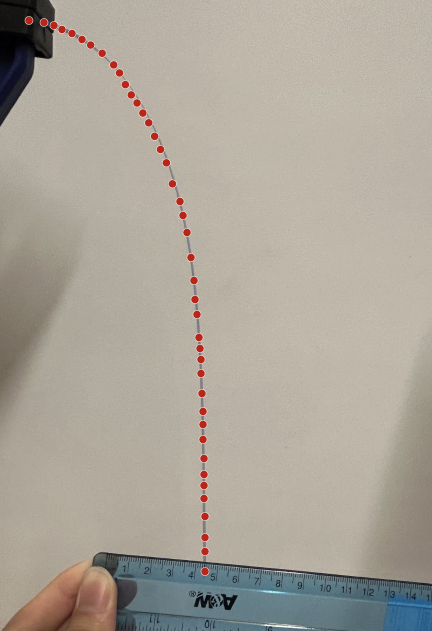
#> input picture pre-process/config_1.png, 864 x 1262 px (shown at 1/2 size)
$ python config_processing.py
#> lines starting #> are read from the running program, lines starting #| are printed output that depends on the picture; after the words box and inside, x2 and y2 are one past the last pixel; in counts of white or black regions, pixels touching at a corner belong together
### Pre-processing pictures
### Using tools on https://automeris.io/ to extract dots along the elastic beams from real-world pictures
### This programs constructs the elastic beam shape from dots and converts it to a Nx2 matrix

import cv2
import numpy as np
from scipy.interpolate import splprep, splev
from scipy.spatial.distance import pdist, squareform

def calculate_median_step(points):
    """
    Calculate the 'normal' distance between adjacent points (median step).
    Used to dynamically set thresholds for different image resolutions.
    """
    if len(points) < 2:
        return 5.0

    sample = points[:200]
    dists = []
    for p in sample:
        ds = np.linalg.norm(points - p, axis=1)
        ds = ds[ds > 0]
        if len(ds) > 0:
            dists.append(np.min(ds))

    if not dists:
        return 5.0

    return np.median(dists)

def get_path_with_angle_check(points, start_index, median_step, max_jump_factor=15.0):
    """
    Path trace with directional constraints.
    1. Allow large jumps
    2. BUT, if a jump is large, the direction must remain consistent.
       (Prevents 90-degree turns).
    """
    path = [points[start_index]]
    unvisited = np.delete(points, start_index, axis=0)

    max_jump_dist = median_step * max_jump_factor
    # Threshold to trigger angle check (e.g., 3x normal step)
    gap_jump_threshold = median_step * 3.0

    while len(unvisited) > 0:
        current_pos = path[-1]
        # Find nearest neighbor
        dists = np.linalg.norm(unvisited - current_pos, axis=1)
        nearest_idx = np.argmin(dists)
        min_dist = dists[nearest_idx]
        candidate_point = unvisited[nearest_idx]
        # 1. Distance hard cutoff
        if min_dist > max_jump_dist:
            break
        # 2. When to stop
        # If jump is large (>3x step), check if direction changes drastically
        if len(path) > 1 and min_dist > gap_jump_threshold:
            prev_pos = path[-2]
            vec_current = current_pos - prev_pos
            vec_next = candidate_point - current_pos
            norm_curr = np.linalg.norm(vec_current)
            norm_next = np.linalg.norm(vec_next)

            if norm_curr > 0 and norm_next > 0:
                # Cosine similarity
                cos_angle = np.dot(vec_current, vec_next) / (norm_curr * norm_next)
                # If angle > 60 deg (cos < 0.5) AND it's a large jump -> Stop
                if cos_angle < 0.5:
                    break
        # Accept point
        path.append(candidate_point)
        unvisited = np.delete(unvisited, nearest_idx, axis=0)

    return np.array(path)

def process_curve_configuration(image_path, real_width_cm, real_height_cm, target_points=50):
    # --- 1. Load and Preprocess ---
#> called with image_path = 'config_1.png', real_width_cm = 5.5, real_height_cm = 20.5, target_points = 50
    img = cv2.imread(image_path)
#> img is the input picture: shape (1262, 864, 3); mean B, G, R 153.4, 164.5, 171
    if img is None:
        raise ValueError(f"Image not found: {image_path}")

    hsv = cv2.cvtColor(img, cv2.COLOR_BGR2HSV)
#> hsv: shape (1262, 864, 3); mean H, S, V 26, 35.5, 173.6
    # Red color masks
    lower1, upper1 = np.array([0, 70, 50]), np.array([10, 255, 255])
    lower2, upper2 = np.array([170, 70, 50]), np.array([180, 255, 255])
    mask = cv2.inRange(hsv, lower1, upper1) | cv2.inRange(hsv, lower2, upper2)
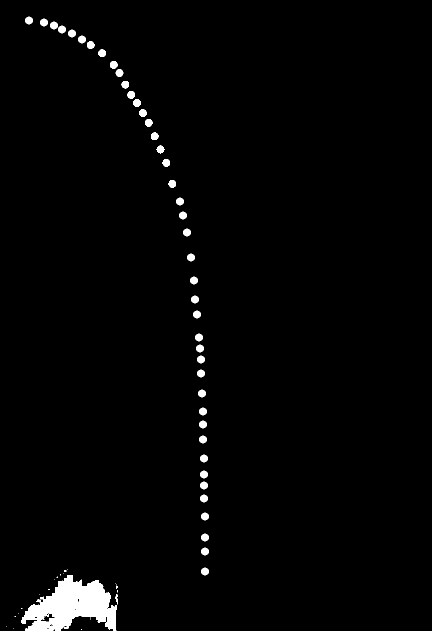
#> mask: shape (1262, 864) (shown at 1/2 size); 1.8% white; 64 white regions (20 under 20 px), largest, box (x1, y1, x2, y2) and area: (42, 1150, 234, 1262) 12143, (220, 122, 235, 137) 183, (255, 182, 270, 197) 183

    # Close gaps
    kernel = np.ones((5,5), np.uint8)
    mask = cv2.morphologyEx(mask, cv2.MORPH_CLOSE, kernel)
#> mask: shape (1262, 864); 1.9% white; 59 white regions (16 under 20 px)
    # Get centroids
    contours, _ = cv2.findContours(mask, cv2.RETR_EXTERNAL, cv2.CHAIN_APPROX_SIMPLE)
#> contours = 59 contours, 16 with area under 20; largest, box (x1, y1, x2, y2) and area: (42, 1150, 234, 1262) 12298, (100, 43, 132, 67) 344, (220, 122, 235, 137) 164, (266, 198, 282, 214) 163, (255, 182, 270, 197) 162
    points = []
    for cnt in contours:
        if cv2.contourArea(cnt) > 5:
            M = cv2.moments(cnt)
            if M["m00"] != 0:
                points.append([M["m10"] / M["m00"], M["m01"] / M["m00"]])
#> this loop made 59 passes
#> cnt on passes 1 to 8: [[162, 1258], [163, 1258]], [[26, 1256]], [[13, 1252]], [[29, 1232], [30, 1233], [30, 1232]], [[36, 1226]], [[43, 1216], [43, 1217], [44, 1216]], [[79, 1189]], [[97, 1178], [96, 1179], [98, 1179], [98, 1178]]
#> after the loop, points = 44 pairs, first value 57.5 to 409.5, second value 40.5 to 1212.8

    pixel_points = np.array(points)
#> pixel_points has the same summary as points
    if len(pixel_points) < 2:
        raise ValueError("Not enough red points detected.")

    # --- 2. Path Tracing ---
    median_step = calculate_median_step(pixel_points)
#> in calculate_median_step, `sample = points[:200]`: sample has the same summary as points in process_curve_configuration
#> the loop in calculate_median_step, `for p in sample:` made 44 passes
#> p on passes 1 to 8: [233, 1192.5], [142.5, 1212.8], [130, 1141.5], [409.5, 1142.5], [409.5, 1102.5], [409.5, 1074.5], [409.5, 1032.5], [407.5, 996.5]
#> after the loop in calculate_median_step, `for p in sample:`: dists = 44 values, max 92.74 at index 0, min 19.82 at index 35, mean 31.29
#> median_step = 28.45

    D = squareform(pdist(pixel_points))
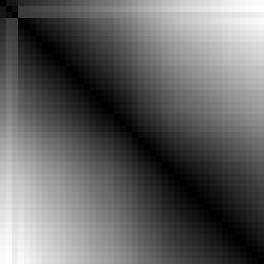
#> D: shape (44, 44) float64 (shown 6 times larger); min 0, max 1175.3, mean 458.8; drawn with min black and max white
    i, j = np.unravel_index(D.argmax(), D.shape)
#> i = 1; j = 43

    # Run tracer from both ends
    path_from_i = get_path_with_angle_check(pixel_points, i, median_step, max_jump_factor=15.0)
#> in get_path_with_angle_check, `path = [points[start_index]]`: path = [[142.5, 1212.8]]
#> in get_path_with_angle_check, `unvisited = np.delete(points, start_index, axis=0)`: unvisited = 43 pairs, first value 57.5 to 409.5, second value 40.5 to 1192.5
#> in get_path_with_angle_check, `max_jump_dist = median_step * max_jump_factor`: max_jump_dist = 426.8
#> in get_path_with_angle_check, `gap_jump_threshold = median_step * 3.0`: gap_jump_threshold = 85.35
#> the loop in get_path_with_angle_check, `while len(unvisited) > 0:` made 2 passes
#> (current_pos, nearest_idx, min_dist, candidate_point, prev_pos, vec_current, vec_next, norm_curr) on pass 2: ([130, 1141.5], 0, 114.9, [233, 1192.5], [142.5, 1212.8], [-12.51, -71.27], [103, 51.01], 72.36)
#> after the loop in get_path_with_angle_check, `while len(unvisited) > 0:`: path = [[142.5, 1212.8], [130, 1141.5]]; unvisited = 42 pairs, first value 57.5 to 409.5, second value 40.5 to 1192.5
#> path_from_i = [[142.5, 1212.8], [130, 1141.5]]
    path_from_j = get_path_with_angle_check(pixel_points, j, median_step, max_jump_factor=15.0)
#> the loop in get_path_with_angle_check (call 2), `while len(unvisited) > 0:` made 41 passes
#> (current_pos, dists, nearest_idx, min_dist, candidate_point, prev_pos, vec_current, vec_next) on pass 41: ([409.5, 1142.5], [183.4, 276.1, 279.5], 0, 183.4, [233, 1192.5], [409.5, 1102.5], [0, 40], [-176.5, 50.01])
#> path_from_j = 41 pairs, first value 57.5 to 409.5, second value 40.5 to 1142.5

    # Select longest path
    if len(path_from_i) >= len(path_from_j):
        sorted_points = path_from_i
    else:
        sorted_points = path_from_j
#> sorted_points has the same summary as path_from_j

    # Standardize direction: Left to Right
    if sorted_points[0][0] > sorted_points[-1][0]:
        sorted_points = sorted_points[::-1]

    # --- 3. Spline Fitting & Resampling ---
    try:
        tck, u = splprep(sorted_points.T, s=10, k=min(3, len(sorted_points)-1))
#> tck = 3 items; u = 41 values from 0 to 1
    except Exception:
        tck, u = splprep(sorted_points.T, s=0, k=1)

    u_fine = np.linspace(0, 1, 2000)
#> u_fine = 2000 values from 0 to 1
    x_fine, y_fine = splev(u_fine, tck)
#> x_fine = 2000 values, max 409.7 at index 1943, min 57.48 at index 0, mean 333.9; y_fine = 2000 values from 40.33 to 1142.5

    diffs = np.hypot(np.diff(x_fine), np.diff(y_fine))
#> diffs = 1999 values, max 0.634 at index 0, min 0.615 at index 308, mean 0.622
    cumulative_dist = np.concatenate(([0], np.cumsum(diffs)))
#> cumulative_dist = 2000 values from 0 to 1243.8
    total_len_px = cumulative_dist[-1]
#> total_len_px = 1243.8

    target_dists = np.linspace(0, total_len_px, target_points)
#> target_dists = 50 values from 0 to 1243.8
    x_uniform = np.interp(target_dists, cumulative_dist, x_fine)
#> x_uniform = 50 values, max 409.7 at index 48, min 57.48 at index 0, mean 331.9
    y_uniform = np.interp(target_dists, cumulative_dist, y_fine)
#> y_uniform = 50 values from 40.33 to 1142.5

    # --- 4. Coordinate Mapping & Arc Length ---
    min_px_x, max_px_x = np.min(x_uniform), np.max(x_uniform)
#> min_px_x = 57.48; max_px_x = 409.7
    min_px_y, max_px_y = np.min(y_uniform), np.max(y_uniform)
#> min_px_y = 40.33; max_px_y = 1142.5

    scale_x = real_width_cm / (max_px_x - min_px_x) if (max_px_x - min_px_x) > 0 else 1
#> scale_x = 0.0156
    scale_y = real_height_cm / (max_px_y - min_px_y) if (max_px_y - min_px_y) > 0 else 1
#> scale_y = 0.0186

    final_x = (x_uniform - min_px_x) * scale_x
#> final_x = 50 values, max 5.5 at index 48, min 0 at index 0, mean 4.29
    final_y = (max_px_y - y_uniform) * scale_y
#> final_y = 50 values, max 20.5 at index 0, min 0 at index 49, mean 11.24

    # Calculate Arc Length
    x_fine_cm = (x_fine - min_px_x) * scale_x
#> x_fine_cm = 2000 values, max 5.5 at index 1943, min 0 at index 0, mean 4.32
    y_fine_cm = (max_px_y - y_fine) * scale_y
#> y_fine_cm = 2000 values, max 20.5 at index 0, min 0 at index 1999, mean 11.26
    fine_diffs = np.hypot(np.diff(x_fine_cm), np.diff(y_fine_cm))
#> fine_diffs = 1999 values, max 0.0116 at index 1998, min 0.00979 at index 41, mean 0.0113
    arc_length_cm = np.sum(fine_diffs)
#> arc_length_cm = 22.51

    # --- 5. Output ---
    header = (
        f"# {target_points} x 2 (x_cm, y_cm)\n"
        f"# Origin: bottom-left\n"
        f"# width_cm={real_width_cm:.4f} height_cm={real_height_cm:.4f} arc_length_cm={arc_length_cm:.4f}"
    )
    print(header)
#| # 50 x 2 (x_cm, y_cm)
#| # Origin: bottom-left
#| # width_cm=5.5000 height_cm=20.5000 arc_length_cm=22.5145
    print()

    output_data = np.column_stack((final_x, final_y))
#> output_data = 50 pairs, first value 0 to 5.5, second value 0 to 20.5
    for row in output_data:
        x_val = 0.0 if abs(row[0]) < 1e-4 else row[0]
        y_val = 0.0 if abs(row[1]) < 1e-4 else row[1]
        print(f"{x_val:.6f}\t{y_val:.6f}")
#> this loop made 50 passes
#> (x_val, y_val) on passes 1 to 8: (0, 20.5), (0.392, 20.43), (0.773, 20.31), (1.14, 20.13), (1.49, 19.91), (1.83, 19.66), (2.15, 19.39), (2.46, 19.09)
#> (printed output is left out)

    return output_data

if __name__ == "__main__":
# Example configurations:
    process_curve_configuration("config_1.png", 5.5, 20.5)
# [4 lines of commented-out code are left out]

$ run again, with pre-process/config_2.png copied over pre-process/config_1.png
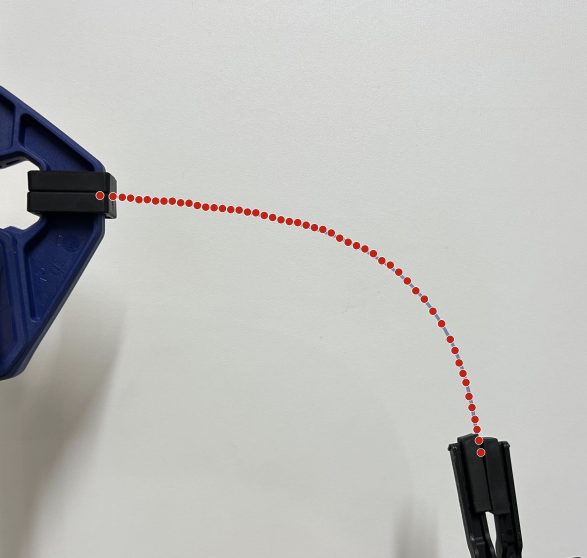
#> input picture pre-process/config_2.png, 1174 x 1116 px (shown at 1/2 size)
#> in process_curve_configuration, img is the input picture: shape (1116, 1174, 3); mean B, G, R 186.3, 188.6, 188.5
#> hsv: shape (1116, 1174, 3); mean H, S, V 41, 15.7, 191.4
#> in process_curve_configuration, `mask = cv2.inRange(hsv, lower1, upper1) | cv2.inRange(hsv, lower2, upp..`:
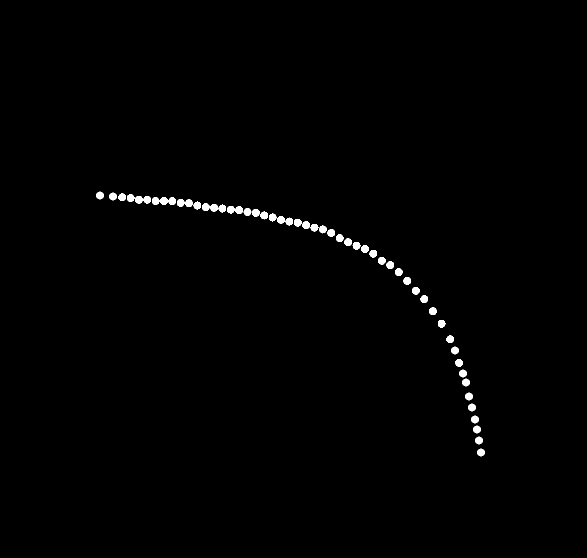
#> mask: shape (1116, 1174) (shown at 1/2 size); 0.72% white; 52 white regions, largest, box (x1, y1, x2, y2) and area: (655, 458, 670, 474) 185, (270, 392, 286, 407) 184, (370, 399, 386, 414) 184
#> contours = 19 contours; largest, box (x1, y1, x2, y2) and area: (218, 385, 754, 515) 5858, (918, 739, 940, 773) 336, (756, 514, 788, 538) 330, (858, 615, 874, 630) 162, (841, 591, 856, 606) 162
#> the loop in process_curve_configuration, `for cnt in contours:` made 19 passes
#> after the loop in process_curve_configuration, `for cnt in contours:`: points = 19 items, first 6: [961.5, 904.5], [957.5, 880.5], [953.5, 858.5], [949.5, 838.5], [943.5, 814.5], [937.5, 792.5]
#> pixel_points = 19 rows, first 8: [961.5, 904.5], [957.5, 880.5], [953.5, 858.5], [949.5, 838.5], [943.5, 814.5], [937.5, 792.5], [928.5, 755.5], [917.8, 725.2]
#> sample has the same summary as pixel_points in process_curve_configuration
#> the loop in calculate_median_step, `for p in sample:` made 19 passes
#> after the loop in calculate_median_step, `for p in sample:`: dists = [24.33, 22.36, 20.4, 20.4, 22.8, 22.8, 32.11, 26.09, 24.31, 24.31, 30.43, 29.64, 23.94, 23.94, 24.37, 24.37, 31.37, 287.8, 287.8]
#> median_step = 24.33
#> i = 0; j = 18
#> in get_path_with_angle_check, `path = [points[start_index]]`: path = [[961.5, 904.5]]
#> in get_path_with_angle_check, `unvisited = np.delete(points, start_index, axis=0)`: unvisited = 18 rows, first 8: [957.5, 880.5], [953.5, 858.5], [949.5, 838.5], [943.5, 814.5], [937.5, 792.5], [928.5, 755.5], [917.8, 725.2], [909.5, 700.5]
#> max_jump_dist = 365
#> gap_jump_threshold = 72.99
#> the loop in get_path_with_angle_check, `while len(unvisited) > 0:` made 18 passes
#> (current_pos, dists, min_dist, candidate_point, prev_pos, vec_current, vec_next, norm_curr) on pass 17: ([771.6, 525.4], [302.3, 587.8], 302.3, [484.4, 431.2], [797, 543.9], [-25.38, -18.44], [-287.2, -94.27], 31.37)
#> after the loop in get_path_with_angle_check, `while len(unvisited) > 0:`: path has the same summary as points in process_curve_configuration; unvisited = empty array
#> path_from_i has the same summary as pixel_points
#> in get_path_with_angle_check (call 2), `unvisited = np.delete(points, start_index, axis=0)`: unvisited = 18 rows, first 8: [961.5, 904.5], [957.5, 880.5], [953.5, 858.5], [949.5, 838.5], [943.5, 814.5], [937.5, 792.5], [928.5, 755.5], [917.8, 725.2]
#> the loop in get_path_with_angle_check (call 2), `while len(unvisited) > 0:` made 18 passes
#> (current_pos, nearest_idx, min_dist, candidate_point, prev_pos, vec_current, vec_next, norm_curr) on pass 2: ([484.4, 431.2], 16, 302.3, [771.6, 525.4], [199.5, 390.5], [284.9, 40.67], [287.2, 94.27], 287.8)
#> path_from_j = 19 rows, first 8: [199.5, 390.5], [484.4, 431.2], [771.6, 525.4], [797, 543.9], [814, 561.3], [831.1, 581], [848.1, 597.9], [865.3, 622]
#> in process_curve_configuration, `sorted_points = path_from_i`: sorted_points has the same summary as pixel_points
#> in process_curve_configuration, `sorted_points = sorted_points[::-1]`: sorted_points has the same summary as path_from_j
#> tck = [[0, 0, 0, 0, 0.605, 0.654, 0.771, 1, 1, 1, 1], [[199.5, 383.4, 660.4, 849.6, 926.2, 947.1, 961.9], [390.5, 433.8, 411.6, 594.9, 709.2, 827.9, 904.4]], 3]; u = 19 values from 0 to 1
#> u_fine = 2000 values from 0 to 1
#> x_fine = 2000 values from 199.5 to 961.9; y_fine = 2000 values from 390.5 to 904.4
#> diffs = 1999 values, max 0.536 at index 540, min 0.468 at index 0, mean 0.515
#> cumulative_dist = 2000 values from 0 to 1029.3
#> total_len_px = 1029.3
#> target_dists = 50 values from 0 to 1029.3
#> x_uniform = 50 values from 199.5 to 961.9
#> y_uniform = 50 values from 390.5 to 904.4
#> min_px_x = 199.5; max_px_x = 961.9
#> min_px_y = 390.5; max_px_y = 904.4
#> scale_x = 0.00721
#> scale_y = 0.0399
#> final_x = 50 values from 0 to 5.5
#> final_y = 50 values, max 20.5 at index 0, min 0 at index 49, mean 14.02
#> x_fine_cm = 2000 values from 0 to 5.5
#> y_fine_cm = 2000 values, max 20.5 at index 0, min 0 at index 1999, mean 14.08
#> fine_diffs = 1999 values, max 0.0201 at index 1898, min 0.00448 at index 314, mean 0.0111
#> arc_length_cm = 22.21
#| # 50 x 2 (x_cm, y_cm)
#| # Origin: bottom-left
#| # width_cm=5.5000 height_cm=20.5000 arc_length_cm=22.2104
#> output_data = 50 pairs, first value 0 to 5.5, second value 0 to 20.5
#> the loop in process_curve_configuration, `for row in output_data:` made 50 passes
#> (x_val, y_val) on passes 1 to 8: (0, 20.5), (0.148, 20.32), (0.297, 20.16), (0.446, 20.02), (0.596, 19.89), (0.746, 19.77), (0.896, 19.67), (1.05, 19.57)
#> (printed output is left out)
